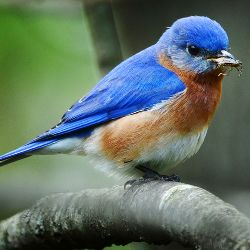
#> input picture _images/bluebird.jpg, 250 x 250 px
$ python sharpen.py   (older library calls are emulated)
#> lines starting #> are read from the running program, lines starting #| are printed output that depends on the picture
import numpy as np
import cv2
from matplotlib import pyplot as plt
import colorsys

# load image
img = cv2.imread('../_images/bluebird.jpg')
#> img is the input picture: shape (250, 250, 3); mean B, G, R 102.1, 113, 96.8
img = cv2.cvtColor(img, cv2.COLOR_BGR2RGB)


# kernel
kernel = np.array([[0,-1,0],[-1,5,-1],[0,-1,0]],dtype=np.float)
# apply the filter
dst = cv2.filter2D(img, -1, kernel)
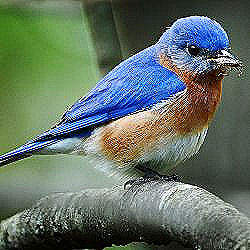
#> dst: shape (250, 250, 3); mean R, G, B 98.1, 113.4, 100.9

plt.subplot(121),plt.imshow(img),plt.title('Original')
plt.xticks([]), plt.yticks([])
plt.subplot(122),plt.imshow(dst),plt.title('Box blur')
plt.xticks([]), plt.yticks([])
plt.show()
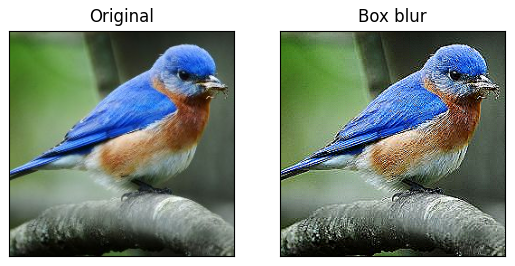
#> figure drawn by matplotlib, 2 panels
